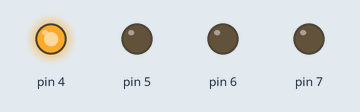
Bench run of a sketch on a simulated Arduino Uno, built with avr-gcc and run on an emulated ATmega328P. On the bench: output pins drawn as LEDs (lit = HIGH).

Above: at 0.05 s.
At 0.35 s:
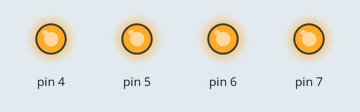
At 0.75 s:
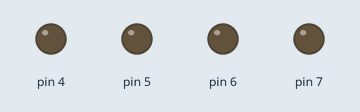
At 1.45 s:
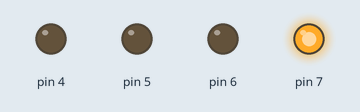
At 2.15 s:
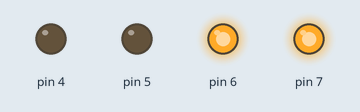
At 2.85 s:
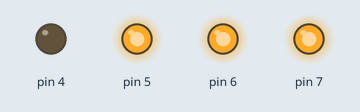
Timing chart, 0 to 3.1 s (numbered marks = the images above):
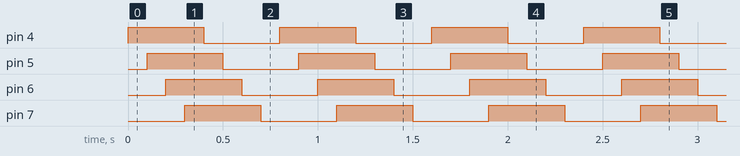

Measured:
- by itself, pin 4–7: alternates HIGH for 0.40 s and LOW for 0.40 s
- by itself, everything shown: repeats every 0.80 s, in 8 steps

The sketch:

Ejercicio01-Oscar.ino
```cpp
void setup() {
  pinMode(4, OUTPUT);
  pinMode(5, OUTPUT);
  pinMode(6, OUTPUT);
  pinMode(7, OUTPUT);

}

void loop() {
  digitalWrite(4, HIGH);
  delay(100);
  digitalWrite(5, HIGH);
  delay(100);
  digitalWrite(6, HIGH);
  delay(100);
  digitalWrite(7, HIGH);
  delay(100);
  digitalWrite(4, LOW);
  delay(100);
  digitalWrite(5, LOW);
  delay(100);
  digitalWrite(6, LOW);
  delay(100);
  digitalWrite(7, LOW);
  delay(100);
}
```
